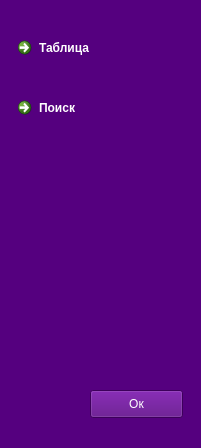
<?xml version="1.0" encoding="UTF-8"?>
<ui version="4.0">
 <class>Setting</class>
 <widget class="QDialog" name="Setting">
  <property name="enabled">
   <bool>true</bool>
  </property>
  <property name="windowTitle">
   <string>Dialog</string>
  </property>
  <property name="styleSheet">
   <string notr="true"> background-color:rgb(85, 0, 127);
color:rgb(255, 255, 255)</string>
  </property>
  <widget class="QCommandLinkButton" name="commandLinkButton">
   <property name="geometry">
    <rect>
     <x>10</x>
     <y>30</y>
     <width>181</width>
     <height>41</height>
    </rect>
   </property>
   <property name="mouseTracking">
    <bool>false</bool>
   </property>
   <property name="layoutDirection">
    <enum>Qt::LeftToRight</enum>
   </property>
   <property name="text">
    <string>Таблица</string>
   </property>
   <property name="icon">
    <iconset theme="1"/>
   </property>
   <property name="checkable">
    <bool>false</bool>
   </property>
   <property name="autoRepeatDelay">
    <number>299</number>
   </property>
   <property name="autoRepeatInterval">
    <number>100</number>
   </property>
   <property name="autoDefault">
    <bool>true</bool>
   </property>
   <property name="default">
    <bool>false</bool>
   </property>
   <property name="description">
    <string/>
   </property>
  </widget>
  <widget class="QCommandLinkButton" name="commandLinkButton_2">
   <property name="geometry">
    <rect>
     <x>10</x>
     <y>90</y>
     <width>181</width>
     <height>41</height>
    </rect>
   </property>
   <property name="text">
    <string>Поиск</string>
   </property>
   <property name="icon">
    <iconset theme="1"/>
   </property>
  </widget>
  <widget class="QPushButton" name="pushButton">
   <property name="geometry">
    <rect>
     <x>90</x>
     <y>390</y>
     <width>93</width>
     <height>28</height>
    </rect>
   </property>
   <property name="text">
    <string>Ок</string>
   </property>
  </widget>
 </widget>
 <resources/>
 <connections/>
</ui>
